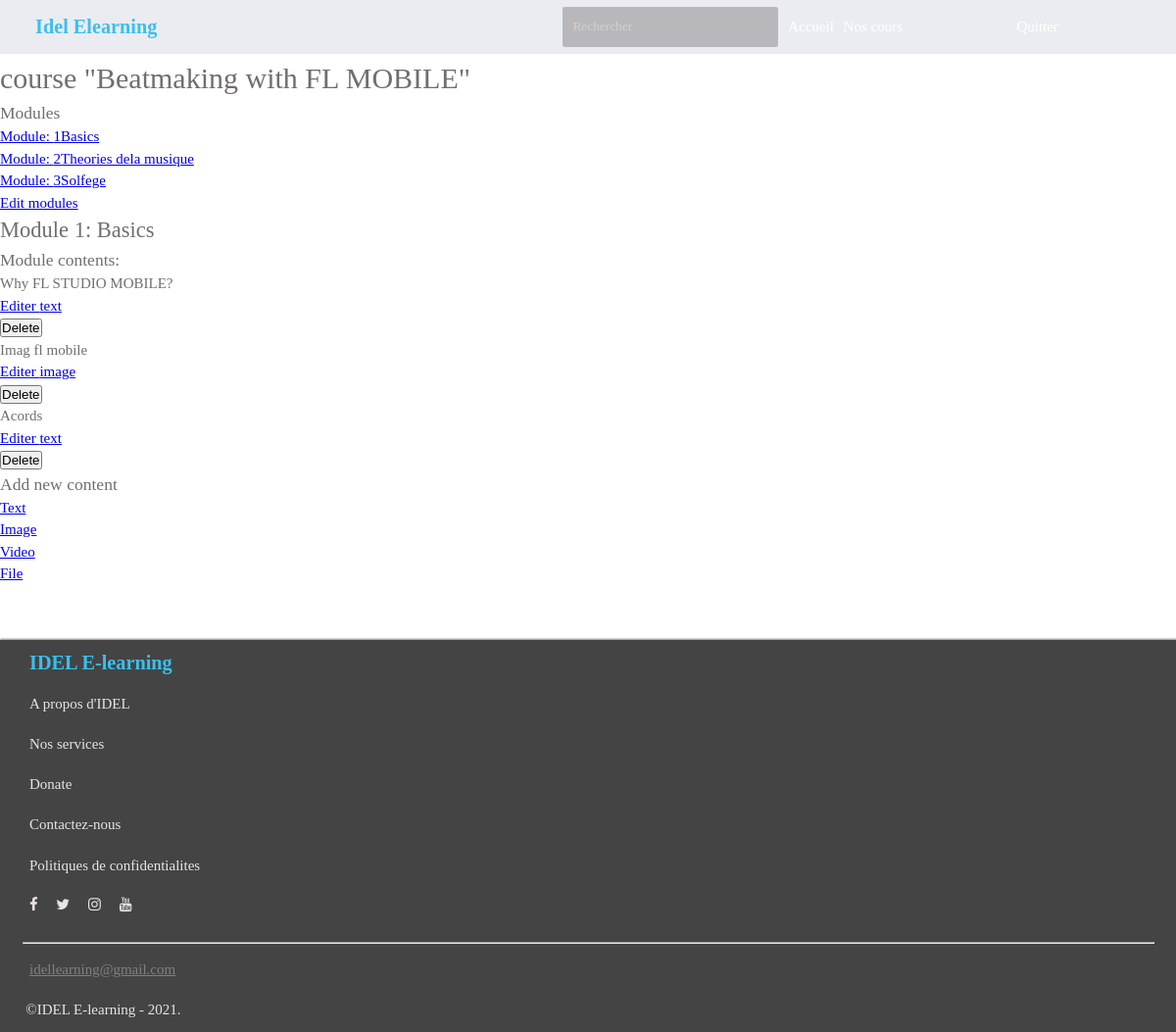
Page /courses/module/1/ (signed in) on the committed database.
### courses/models.py (models this page shows, shortened)
class Course(models.Model):
    students = models.ManyToManyField(User, related_name='course_joined', blank=True)
    owner = models.ForeignKey(User, on_delete=models.CASCADE, related_name='course_created')
    subject = models.ForeignKey(Subject, on_delete=models.CASCADE, related_name='courses')
    title = models.CharField(max_length=200)
    slug = models.SlugField(max_length=200, unique=True)
    views = models.PositiveIntegerField(default=1)
    price = models.PositiveIntegerField(null=True, blank=True)
    photo = models.ImageField(upload_to='images/')
    paid = models.BooleanField(default=False)
    overview = models.TextField()
    created = models.DateTimeField(auto_now_add=True)
    class Meta:
        ordering = ['created']

class Module(models.Model):
    course = models.ForeignKey(Course, on_delete=models.CASCADE, related_name='modules')
    title = models.CharField(max_length=200)
    description = models.TextField(blank=True)
    order = OrderField(blank=True, for_fields=['course'])
    class Meta:
        ordering = ['order']

class Content(models.Model):
    module = models.ForeignKey(Module, related_name='contents', on_delete=models.CASCADE)
    content_type = models.ForeignKey(ContentType, on_delete=models.CASCADE, limit_choices_to={'model__in':('text', 'video', 'file', 'image')})
    object_id = models.PositiveIntegerField()
    item = GenericForeignKey('content_type', 'object_id')
    order = OrderField(blank=True, for_fields=['module'])
    class Meta:
        ordering = ['order']

class ItemBase(models.Model):
    owner = models.ForeignKey(User, related_name='%(class)s_related', on_delete=models.CASCADE)
    title = models.CharField(max_length=250)
    created = models.DateTimeField(auto_now_add=True)
    updated = models.DateTimeField(auto_now=True)
    class Meta:
        abstract = True
    def __str__(self):
        return self.title

class Text(ItemBase):
    content = models.TextField()

class Image(ItemBase):
    file = models.FileField(upload_to='images')

### courses/views.py (the view)
# urls.py: path('module/<int:module_id>/', views.ModuleContentListView.as_view(), name='module_content_list'),
class ModuleContentListView(TemplateResponseMixin, View):
    template_name = 'courses/manage/module/content_list.html'
    def get(self, request, module_id):
        module = get_object_or_404(Module, id=module_id, course__owner=request.user)
        return self.render_to_response({'module': module})

### students/templatetags/student_tags.py (called while the page is built)
@register.filter
def model_name(obj):
    try:
        return obj._meta.model_name
    except AttributeError:
        return none

### courses/templates/courses/manage/module/content_list.html (shortened to what this page needs)
{% extends 'base.html' %}
{% load student_tags %}
{% block content %}
    {% with course=module.course %}
    <h1>course "{{ course.title }}"</h1>
    <div class="contents">
        <h3>Modules</h3>
        <ul>
            {% for m in course.modules.all %}
                <li><a href="{% url 'module_content_list' m.id %}"><span>Module: {{ m.order|add:1 }}</span>{{ m.title }}</a></li>
            {% empty %}
            <p>No modules yet.</p>
            {% endfor %}
        </ul>
        <p><a href="{% url 'course_module_update' course.id %}">Edit modules</a></p>
    </div>
    <div class="module">
        <h2>Module {{ module.order|add:1 }}: {{ module.title }}</h2>
        <h3>Module contents:</h3>
        <div class="module_contents">
            {% for content in module.contents.all %}
                <div>
                    {% with item=content.item %}
                        <p>{{ item }}</p>
                        <a href="{% url 'module_content_update' module.id item|model_name item.id%}">Editer {{ item|model_name}}</a>
                        <form action="{% url 'module_content_delete' content.id %}" method="post">
                            <input type="submit" value="Delete">
                        </form>
                    {% endwith %}
                </div>
                {% empty %}
                <p>This modules has not contents yet.</p>
            {% endfor %}
        </div>
        <h3>Add new content</h3>
        <ul class="content_types">
            <li><a href="{% url 'module_content_create' module.id 'text' %}">Text</a></li>
            <li><a href="{% url 'module_content_create' module.id 'image' %}">Image</a></li>
            <li><a href="{% url 'module_content_create' module.id 'video' %}">Video</a></li>
            <li><a href="{% url 'module_content_create' module.id 'file' %}">File</a></li>
        </ul>
    </div>
    {% endwith %}
{% endblock %}

### static/style.css (style rules this page uses)
*, *::before, *::after { box-sizing: border-box; padding: 0; margin: 0; font-weight: 200; }
html, body { height: 100%; font-size: 15px; font-family: "jae"; color: rgb(112, 110, 110); line-height: 1.5; }
::placeholder { color: #d4cece; }

### static/style3.css (style rules this page uses)
@media (min-width: 567px) { html { font-size: 15px; } }

### rows in the picture
Course: title "Beatmaking with FL MOBILE"
Module: order|add "1", title "Basics"
Module: order|add "2", title "Theories dela musique"
Module: order|add "3", title "Solfege"
Content: item "Why FL STUDIO MOBILE?", item|model_name "text"
Content: item "Imag fl mobile", item|model_name "image"
Content: item "Acords", item|model_name "text"
